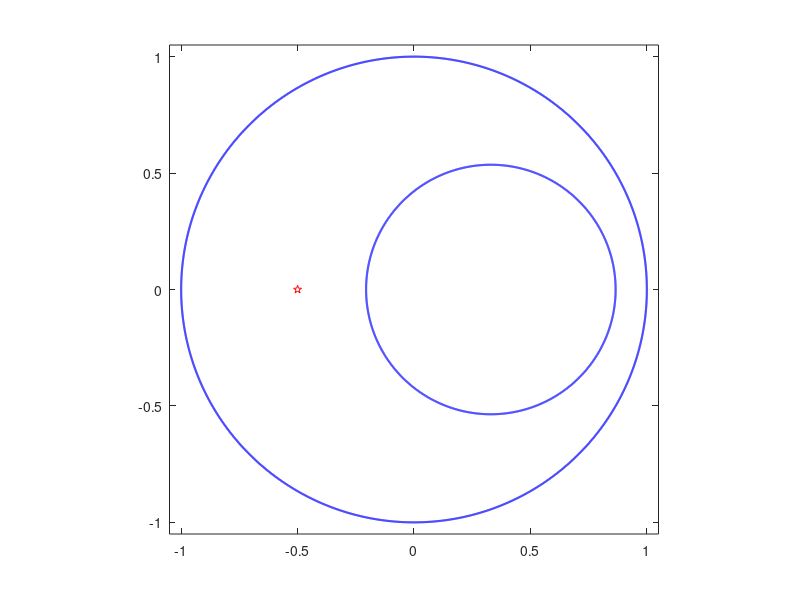

The MATLAB source for this figure: (Note: this script raises an error after producing the figure.)
clear
clc
addpath ../bie; addpath ../fmm; addpath ../maps;
%%
n         =   2^12
t         =   (0:2*pi/n:2*pi-2*pi/n).';
%% 
rad       =   [ 0.53578263];
cen       =   [ 0.33-0.0i ];
theth     =   [0      ;   0    ];
thetv     =   [pi/2   ;   pi/2 ];
%%
m = length(rad);
% 
et(1:n,1)   =   exp(i.*t);et(1)=1;et(n/4+1)=i;et(n/2+1)=-1;
etp(1:n,1)  =   i.*exp(i.*t);
%%
for k=1:m
    Jk = 1+k*n:(k+1)*n;
    et(Jk,1)    =  cen(k)+rad(k)*exp(-i*t);
    etp(Jk,1)   =      -i*rad(k)*exp(-i*t);
end
%%
alpha = -0.5+0.00i;
%
figure;
hold on; box on
for k=1:m+1
    crv = et(1+(k-1)*n:k*n);crv(n+1)=crv(1);
    plot(real(crv),imag(crv),'-b','LineWidth',1.5);
end 
plot(real(alpha),imag(alpha),'pr')
axis equal
axis([-1.05  1.05  -1.05   1.05])
% print -dpdf  fig1_im_one
%%
mapv  =  strslitmap(et,etp,alpha,n,thetv);
maph  =  strslitmap(et,etp,alpha,n,theth);
%
zetvo =  mapv.zet; zetvo = zetvo-mean(zetvo);
zetho =  maph.zet; zetho = zetho-mean(zetho); 
%%
figure;
hold on; box on
% 
for k=1:m+1
    crv = zetho(1+(k-1)*n:k*n);crv(n+1)=crv(1);
    plot(real(crv),imag(crv),'-b','LineWidth',1.5);
    crv = zetvo(1+(k-1)*n:k*n);crv(n+1)=crv(1);
    plot(real(crv),imag(crv),'-r','LineWidth',1.5);
end 
axis equal
axis([-3  3  -3   3])
%%
figure(10);clf
set(groot,'defaultAxesTickLabelInterpreter','latex');
set(groot,'defaulttextinterpreter','latex');
set(groot,'defaultLegendInterpreter','latex');
hold on; box on
% 
% 
Uv    = [1.2;1.5;2;4;6;8];
% Uv    = [2];
clrr  = [1    0    1
         0.6  0.1  0.2
         0    0.5  0.0
         0    0    0
         0    0    1
         1    0    0];
%
for kk=1:length(Uv)
%%     
U    =  Uv(kk);
zetv =  zetvo;
zeth = (1-U).*zetho;
zmap =  (zetv-zeth)/U;
% 
zet  =  zmap(1:n);
zetp =  derfft(real(zet))+i*derfft(imag(zet));
Area1 = -(2*pi/n)*sum(real(zet).*imag(zetp))
%
zet2 =  zmap(n+1:2*n);
zet2p =  derfft(real(zet2))+i*derfft(imag(zet2));
Area2 = -(2*pi/n)*sum(real(zet2).*imag(zet2p))
%
zmap =  sqrt(pi/Area1)*zmap;
zet  =  zmap(1:n);
zetp =  derfft(real(zet))+i*derfft(imag(zet));
Area = -(2*pi/n)*sum(real(zet).*imag(zetp))
%% 
% 
k=1;
crv = zmap(1+(k-1)*n:k*n);crv(n+1)=crv(1);
plot(real(crv),imag(crv),'color',clrr(kk,:),'LineWidth',2);
grid on
%
end
set(gca,'FontSize',14)
axis equal
axis([-4.5  4.55  -4   5])
% xticks([-1:0.5:1])
% yticks([-1:0.5:1])
Leg=legend({'$U=1.2$','$U=1.5$','$U=2$','$U=4$','$U=6$',...
        '$U=8$'},'Interpreter','LaTeX',...
        'location','northeast');
%
Leg.AutoUpdate = 'off';
for kk=1:length(Uv)
%     
U    =  Uv(kk);
zetv =  zetvo;
zeth = (1-U).*zetho;
zmap =  (zetv-zeth)/U;
% 
zet  =  zmap(1:n);
zetp =  derfft(real(zet))+i*derfft(imag(zet));
Area = -(2*pi/n)*sum(real(zet).*imag(zetp));
%
zmap =  sqrt(pi/Area)*zmap;
zet  =  zmap(1:n);
zetp =  derfft(real(zet))+i*derfft(imag(zet));
Area = -(2*pi/n)*sum(real(zet).*imag(zetp))
% 
% 
k=2;
crv = zmap(1+(k-1)*n:k*n);crv(n+1)=crv(1);
plot(real(crv),imag(crv),'color',clrr(kk,:),'LineWidth',2); 
%
end
%
set(gca,'FontSize',14)
axis square
set(gca,'LooseInset',get(gca,'TightInset'))
grid on; 
ax=gca; 
set(ax,'xminorgrid','on','yminorgrid','on')
ax.GridAlpha=0.25; ax.MinorGridAlpha=0.25;
print -depsc FigCrowdy2new
%%